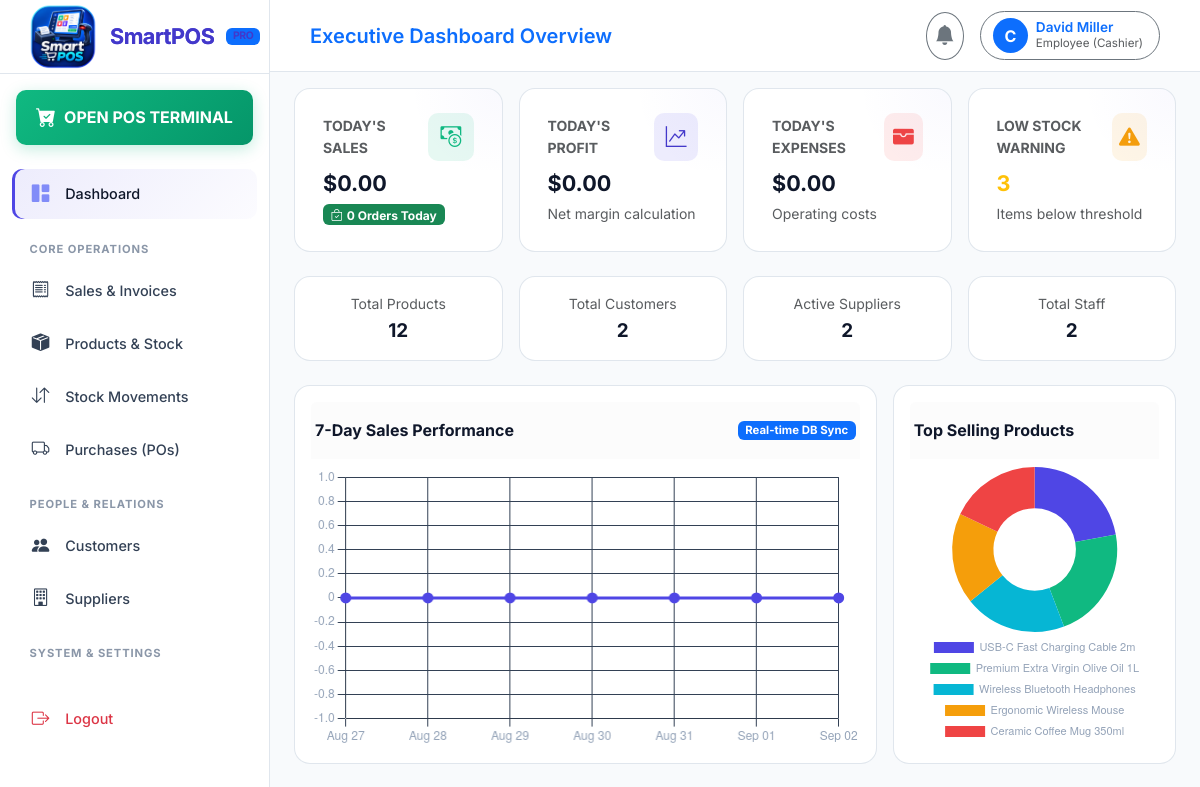
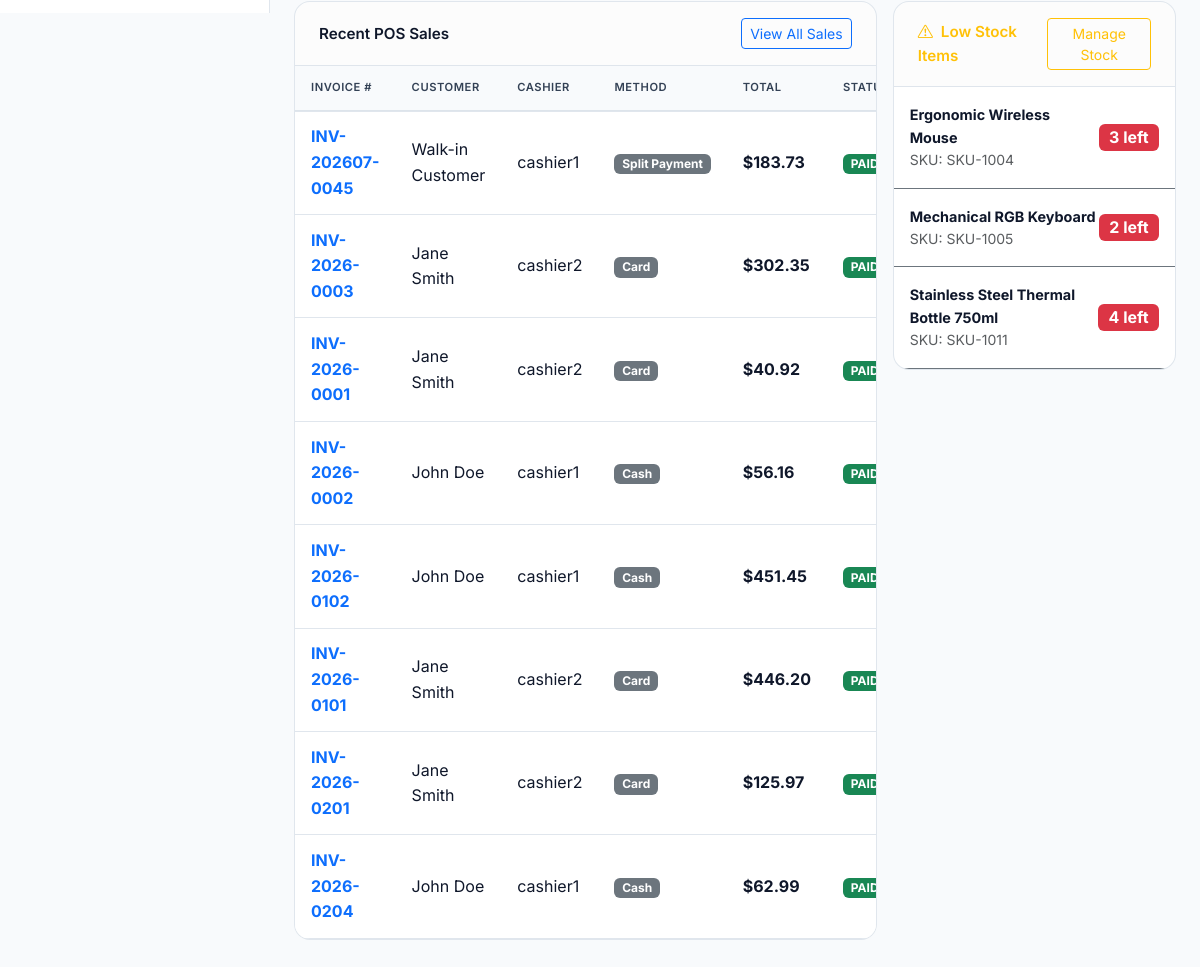
The page /dashboard/ (signed in) on the database as committed earlier (2 pictures, top to bottom).
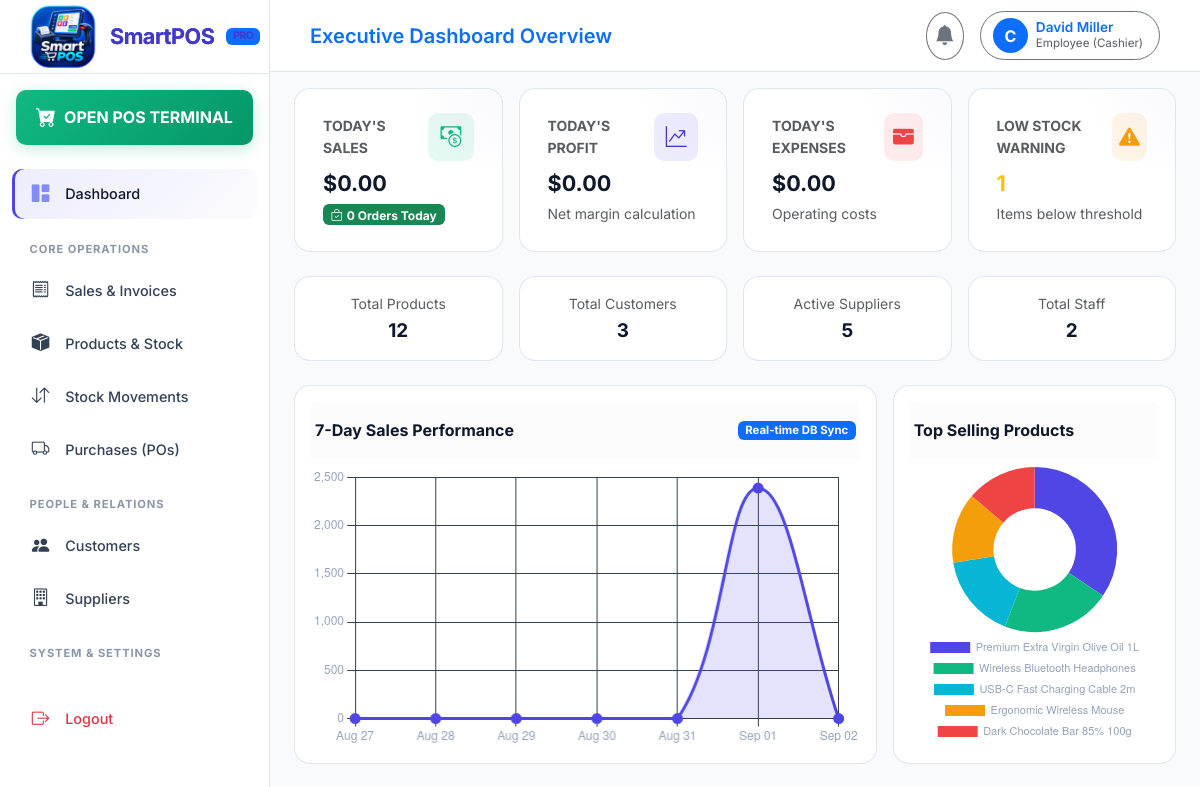
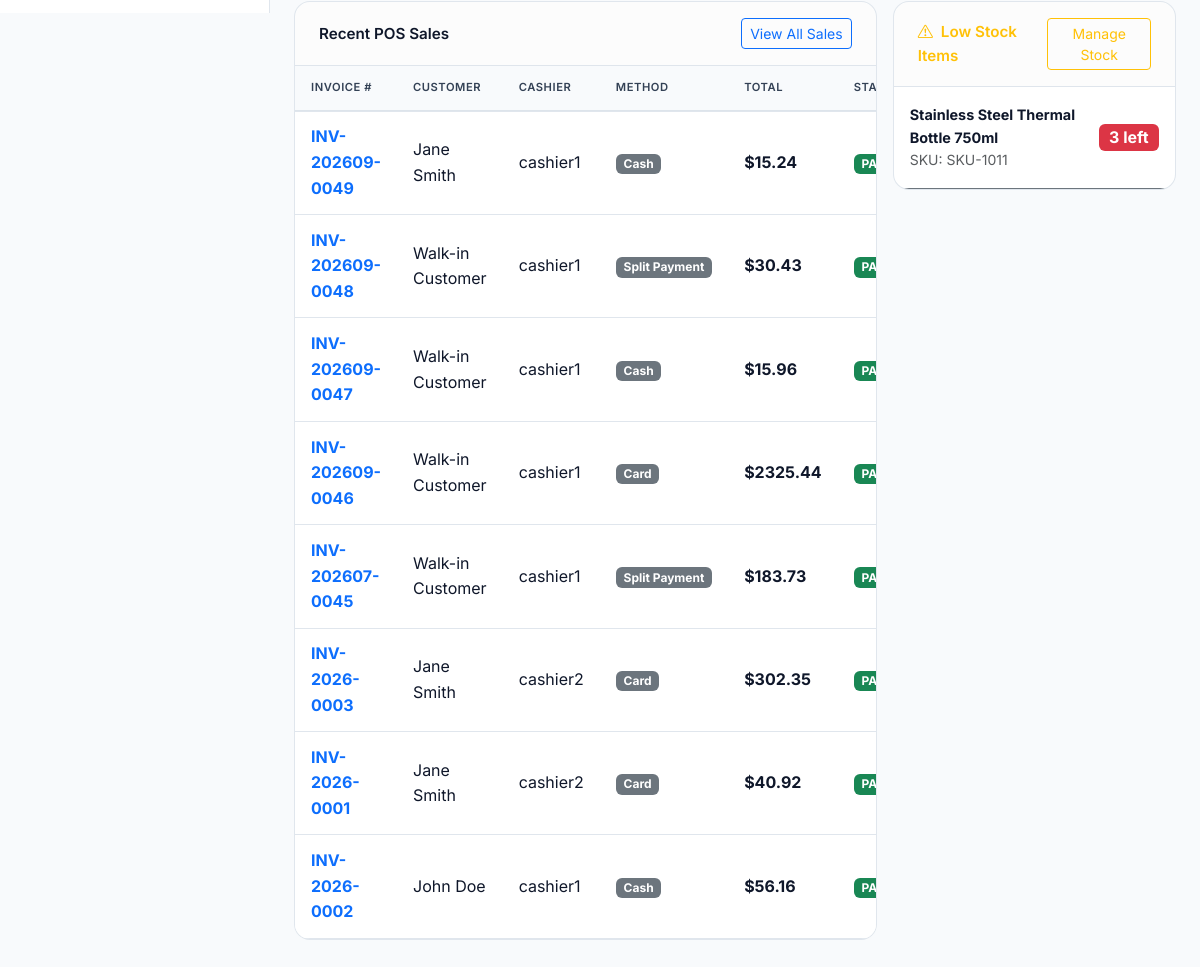
The same page on the database as committed later (2 pictures, top to bottom).
### sales/models.py (models this page shows, shortened)
class Sale(models.Model):
    METHOD_CASH = 'CASH'
    METHOD_CARD = 'CARD'
    METHOD_SPLIT = 'SPLIT'
    PAYMENT_METHOD_CHOICES = [
        (METHOD_CASH, 'Cash'),
        (METHOD_CARD, 'Card'),
        (METHOD_SPLIT, 'Split Payment'),
    ]
    STATUS_PAID = 'PAID'
    STATUS_PARTIAL = 'PARTIAL'
    STATUS_UNPAID = 'UNPAID'
    STATUS_REFUNDED = 'REFUNDED'
    PAYMENT_STATUS_CHOICES = [
        (STATUS_PAID, 'Paid'),
        (STATUS_PARTIAL, 'Partial'),
        (STATUS_UNPAID, 'Unpaid'),
        (STATUS_REFUNDED, 'Refunded'),
    ]
    business = models.ForeignKey('authentication.Business', on_delete=models.CASCADE, related_name='sales')
    branch = models.ForeignKey('branches.Branch', on_delete=models.SET_NULL, null=True, blank=True, related_name='sales')
    customer = models.ForeignKey('customers.Customer', on_delete=models.SET_NULL, null=True, blank=True, related_name='sales')
    cashier = models.ForeignKey(settings.AUTH_USER_MODEL, on_delete=models.SET_NULL, null=True, blank=True, related_name='processed_sales')
    coupon = models.ForeignKey(Coupon, on_delete=models.SET_NULL, null=True, blank=True, related_name='sales')
    invoice_number = models.CharField(max_length=100, unique=True)
    total_amount = models.DecimalField(max_digits=12, decimal_places=2, default=0.00)
    tax_amount = models.DecimalField(max_digits=12, decimal_places=2, default=0.00)
    discount_amount = models.DecimalField(max_digits=12, decimal_places=2, default=0.00)
    paid_amount = models.DecimalField(max_digits=12, decimal_places=2, default=0.00)
    change_amount = models.DecimalField(max_digits=12, decimal_places=2, default=0.00)
    payment_method = models.CharField(max_length=20, choices=PAYMENT_METHOD_CHOICES, default=METHOD_CASH)
    payment_status = models.CharField(max_length=20, choices=PAYMENT_STATUS_CHOICES, default=STATUS_PAID)
    status = models.BooleanField(default=True)
    created_at = models.DateTimeField(auto_now_add=True)
    updated_at = models.DateTimeField(auto_now=True)

### authentication/models.py (models this page shows, shortened)
class User(AbstractUser):
    ROLE_SUPER_ADMIN = 'SUPER_ADMIN'
    ROLE_ADMIN = 'ADMIN'
    ROLE_EMPLOYEE = 'EMPLOYEE'
    ROLE_CUSTOMER = 'CUSTOMER'
    ROLE_CHOICES = [
        (ROLE_SUPER_ADMIN, 'Super Admin'),
        (ROLE_ADMIN, 'Admin (Business Owner)'),
        (ROLE_EMPLOYEE, 'Employee (Cashier)'),
        (ROLE_CUSTOMER, 'Customer'),
    ]
    role = models.CharField(max_length=20, choices=ROLE_CHOICES, default=ROLE_EMPLOYEE)
    business = models.ForeignKey(Business, on_delete=models.CASCADE, null=True, blank=True, related_name='users')
    branch = models.ForeignKey('branches.Branch', on_delete=models.SET_NULL, null=True, blank=True, related_name='users')
    phone = models.CharField(max_length=30, blank=True, null=True)
    profile_picture = models.ImageField(upload_to='profile_pics/', null=True, blank=True)
    status = models.BooleanField(default=True)
    created_at = models.DateTimeField(auto_now_add=True)
    updated_at = models.DateTimeField(auto_now=True)
    def is_super_admin(self):
        return self.role == self.ROLE_SUPER_ADMIN or self.is_superuser
    def is_admin(self):
        return self.role in [self.ROLE_ADMIN, self.ROLE_SUPER_ADMIN] or self.is_superuser

### customers/models.py (models this page shows, shortened)
class Customer(models.Model):
    business = models.ForeignKey('authentication.Business', on_delete=models.CASCADE, related_name='customers')
    user = models.ForeignKey(settings.AUTH_USER_MODEL, on_delete=models.SET_NULL, null=True, blank=True, related_name='customer_profile')
    name = models.CharField(max_length=150)
    phone = models.CharField(max_length=50)
    email = models.EmailField(blank=True, null=True)
    address = models.TextField(blank=True, null=True)
    reward_points = models.IntegerField(default=0)
    wallet_balance = models.DecimalField(max_digits=12, decimal_places=2, default=0.00)
    outstanding_balance = models.DecimalField(max_digits=12, decimal_places=2, default=0.00)
    status = models.BooleanField(default=True)
    created_at = models.DateTimeField(auto_now_add=True)
    updated_at = models.DateTimeField(auto_now=True)

### products/models.py (models this page shows, shortened)
class Product(models.Model):
    business = models.ForeignKey('authentication.Business', on_delete=models.CASCADE, related_name='products')
    category = models.ForeignKey(Category, on_delete=models.CASCADE, related_name='products')
    brand = models.ForeignKey(Brand, on_delete=models.SET_NULL, null=True, blank=True, related_name='products')
    supplier = models.ForeignKey('suppliers.Supplier', on_delete=models.SET_NULL, null=True, blank=True, related_name='products')
    name = models.CharField(max_length=200)
    barcode = models.CharField(max_length=100, unique=True)
    sku = models.CharField(max_length=100, unique=True)
    purchase_price = models.DecimalField(max_digits=12, decimal_places=2, default=0.00)
    selling_price = models.DecimalField(max_digits=12, decimal_places=2, default=0.00)
    tax_rate = models.DecimalField(max_digits=5, decimal_places=2, default=0.00)  # percentage
    discount_rate = models.DecimalField(max_digits=5, decimal_places=2, default=0.00) # percentage
    stock_quantity = models.IntegerField(default=0)
    min_stock_level = models.IntegerField(default=5)
    description = models.TextField(blank=True, null=True)
    image = models.ImageField(upload_to='products/', null=True, blank=True)
    status = models.BooleanField(default=True)
    created_at = models.DateTimeField(auto_now_add=True)
    updated_at = models.DateTimeField(auto_now=True)

### dashboard/views.py (the view)
# urls.py: path('', views.dashboard_view, name='dashboard'),
@login_required
def dashboard_view(request):
    user = request.user
    business = getattr(user, 'business', None)
    today = timezone.now().date()
    start_of_week = today - datetime.timedelta(days=today.weekday())
    start_of_month = today.replace(day=1)
    sales_qs = Sale.objects.filter(business=business) if business else Sale.objects.all()
    purchases_qs = Purchase.objects.filter(business=business) if business else Purchase.objects.all()
    expenses_qs = Expense.objects.filter(business=business) if business else Expense.objects.all()
    products_qs = Product.objects.filter(business=business) if business else Product.objects.all()
    customers_qs = Customer.objects.filter(business=business) if business else Customer.objects.all()
    suppliers_qs = Supplier.objects.filter(business=business) if business else Supplier.objects.all()
    todays_sales_val = sales_qs.filter(created_at__date=today).aggregate(total=Sum('total_amount'))['total'] or Decimal('0.00')
    todays_orders_cnt = sales_qs.filter(created_at__date=today).count()
    todays_expenses_val = expenses_qs.filter(expense_date=today).aggregate(total=Sum('amount'))['total'] or Decimal('0.00')
    today_items = SaleItem.objects.filter(sale__in=sales_qs.filter(created_at__date=today))
    today_cogs = sum(item.quantity * item.product.purchase_price for item in today_items)
    todays_profit_val = todays_sales_val - Decimal(str(today_cogs)) - todays_expenses_val
    total_products_cnt = products_qs.count()
    low_stock_cnt = products_qs.filter(stock_quantity__lte=F('min_stock_level')).count()
    total_customers_cnt = customers_qs.count()
    total_suppliers_cnt = suppliers_qs.count()
    total_employees_cnt = EmployeeProfile.objects.filter(business=business).count() if business else 0
    recent_orders = sales_qs.order_by('-created_at')[:8]
    recent_purchases = purchases_qs.order_by('-created_at')[:5]
    low_stock_products = products_qs.filter(stock_quantity__lte=F('min_stock_level'))[:6]
    chart_dates = []
    chart_sales_data = []
    for i in range(6, -1, -1):
        day_date = today - datetime.timedelta(days=i)
        chart_dates.append(day_date.strftime('%b %d'))
        day_total = sales_qs.filter(created_at__date=day_date).aggregate(total=Sum('total_amount'))['total'] or 0
        chart_sales_data.append(float(day_total))
    top_products_qs = SaleItem.objects.filter(sale__in=sales_qs)\
        .values('product__name')\
        .annotate(total_sold=Sum('quantity'))\
        .order_by('-total_sold')[:5]
    top_prod_labels = [p['product__name'] for p in top_products_qs]
    top_prod_data = [p['total_sold'] for p in top_products_qs]
    context = {
        'todays_sales': todays_sales_val,
        'todays_orders': todays_orders_cnt,
        'todays_profit': todays_profit_val,
        'todays_expenses': todays_expenses_val,
        'total_products': total_products_cnt,
        'low_stock_count': low_stock_cnt,
        'total_customers': total_customers_cnt,
        'total_suppliers': total_suppliers_cnt,
        'total_employees': total_employees_cnt,
        'recent_orders': recent_orders,
        'recent_purchases': recent_purchases,
        'low_stock_products': low_stock_products,
        'chart_dates': chart_dates,
        'chart_sales_data': chart_sales_data,
        'top_prod_labels': top_prod_labels,
        'top_prod_data': top_prod_data,
    }
    return render(request, 'dashboard/index.html', context)

### templates/dashboard/index.html (shortened to what the changed rows need)
{% extends 'base.html' %}
{% block content %}
<div class="row g-3 mb-4">
    <div class="col-xl-3 col-sm-6">
        <div class="stat-card">
            <div class="d-flex justify-content-between align-items-center mb-2">
                <span class="text-muted small fw-bold text-uppercase">Low Stock Warning</span>
                <div class="stat-icon warning"><i class="bi bi-exclamation-triangle-fill"></i></div>
            </div>
            <h3 class="fw-bold text-warning mb-1">{{ low_stock_count }}</h3>
            <span class="text-muted small">Items below threshold</span>
        </div>
    </div>
</div>
<div class="row g-3 mb-4">
    <div class="col-md-3 col-6">
        <div class="p-3 card-custom text-center">
            <div class="text-muted small mb-1">Total Customers</div>
            <h4 class="fw-bold text-light m-0">{{ total_customers }}</h4>
        </div>
    </div>
    <div class="col-md-3 col-6">
        <div class="p-3 card-custom text-center">
            <div class="text-muted small mb-1">Active Suppliers</div>
            <h4 class="fw-bold text-light m-0">{{ total_suppliers }}</h4>
        </div>
    </div>
</div>
<div class="row g-3 mb-4">
    <div class="col-lg-8">
        <div class="card card-custom h-100 p-3">
            <div style="height: 280px;">
                <canvas id="salesTrendChart"></canvas>
            </div>
        </div>
    </div>
    <div class="col-lg-4">
        <div class="card card-custom h-100 p-3">
            <div style="height: 280px;" class="d-flex align-items-center justify-content-center">
                <canvas id="topProductsChart"></canvas>
            </div>
        </div>
    </div>
</div>
<div class="row g-3">
    <div class="col-lg-8">
        <div class="card card-custom">
            <div class="table-responsive">
                <table class="table table-custom mb-0 align-middle">
                    <thead>
                        <tr>
                            <th>Invoice #</th>
                            <th>Customer</th>
                            <th>Cashier</th>
                            <th>Method</th>
                            <th>Total</th>
                            <th>Status</th>
                        </tr>
                    </thead>
                    <tbody>
                        {% for sale in recent_orders %}
                        <tr>
                            <td class="fw-bold text-primary">{{ sale.invoice_number }}</td>
                            <td>{{ sale.customer.name|default:"Walk-in Customer" }}</td>
                            <td>{{ sale.cashier.username|default:"System" }}</td>
                            <td><span class="badge bg-secondary">{{ sale.get_payment_method_display }}</span></td>
                            <td class="fw-bold text-light">{{ currency_symbol }}{{ sale.total_amount|floatformat:2 }}</td>
                            <td><span class="badge bg-success">PAID</span></td>
                        </tr>
                        {% empty %}
                        <tr>
                            <td colspan="6" class="text-center text-muted py-4">No recent sales found</td>
                        </tr>
                        {% endfor %}
                    </tbody>
                </table>
            </div>
        </div>
    </div>
    <div class="col-lg-4">
        <div class="card card-custom">
            <ul class="list-group list-group-flush bg-transparent">
                {% for prod in low_stock_products %}
                <li class="list-group-flush border-bottom border-secondary p-3 d-flex justify-content-between align-items-center bg-transparent">
                    <div>
                        <div class="fw-bold text-light" style="font-size: 0.9rem;">{{ prod.name }}</div>
                        <div class="text-muted small">SKU: {{ prod.sku }}</div>
                    </div>
                    <span class="badge bg-danger fs-6">{{ prod.stock_quantity }} left</span>
                </li>
                {% empty %}
                <li class="p-4 text-center text-muted">All product stocks are healthy!</li>
                {% endfor %}
            </ul>
        </div>
    </div>
</div>
{% endblock %}
{% block extra_js %}
<script>
    // Chart 1: Sales Trend Line Chart
    const ctxTrend = document.getElementById('salesTrendChart').getContext('2d');
    new Chart(ctxTrend, {
        type: 'line',
        data: {
            labels: {{ chart_dates|safe }},
            datasets: [{
                label: 'Sales ({{ currency_symbol }})',
                data: {{ chart_sales_data|safe }},
                borderColor: '#4f46e5',
                backgroundColor: 'rgba(79, 70, 229, 0.15)',
                borderWidth: 3,
                fill: true,
                tension: 0.4,
                pointRadius: 4,
                pointBackgroundColor: '#4f46e5'
            }]
        },
        options: {
            responsive: true,
            maintainAspectRatio: false,
            plugins: { legend: { display: false } },
            scales: {
                x: { grid: { color: '#334155' }, ticks: { color: '#94a3b8' } },
                y: { grid: { color: '#334155' }, ticks: { color: '#94a3b8' } }
            }
        }
    });
    // Chart 2: Top Products Donut Chart
    const ctxTop = document.getElementById('topProductsChart').getContext('2d');
    new Chart(ctxTop, {
        type: 'doughnut',
        data: {
            labels: {{ top_prod_labels|safe }},
            datasets: [{
                data: {{ top_prod_data|safe }},
                backgroundColor: ['#4f46e5', '#10b981', '#06b6d4', '#f59e0b', '#ef4444'],
                borderWidth: 0
            }]
        },
        options: {
            responsive: true,
            maintainAspectRatio: false,
            plugins: {
                legend: {
                    position: 'bottom',
                    labels: { color: '#94a3b8', font: { size: 11 } }
                }
            }
        }
    });
</script>
{% endblock %}

Rows that differ between the two databases and show on the page:
no longer on this page (row unchanged): Sale: invoice_number "INV-2026-0102", customer.name "John Doe", cashier.username "cashier1", payment_method "Cash", currency_symbol "$", total_amount "451.45"
no longer on this page (row unchanged): Sale: invoice_number "INV-2026-0101", customer.name "Jane Smith", cashier.username "cashier2", payment_method "Card", currency_symbol "$", total_amount "446.20"
no longer on this page (row unchanged): Sale: invoice_number "INV-2026-0201", customer.name "Jane Smith", cashier.username "cashier2", payment_method "Card", currency_symbol "$", total_amount "125.97"
no longer on this page (row unchanged): Sale: invoice_number "INV-2026-0204", customer.name "John Doe", cashier.username "cashier1", payment_method "Cash", currency_symbol "$", total_amount "62.99"
no longer on this page (row edited): Product: name "Ergonomic Wireless Mouse", sku "SKU-1004", stock_quantity "3"
no longer on this page (row edited): Product: name "Mechanical RGB Keyboard", sku "SKU-1005", stock_quantity "2"
added Sale: invoice_number "INV-202609-0049", customer.name "Jane Smith", cashier.username "cashier1", payment_method "Cash", currency_symbol "$", total_amount "15.24"
added Sale: invoice_number "INV-202609-0048", customer.name "Walk-in Customer", cashier.username "cashier1", payment_method "Split Payment", currency_symbol "$", total_amount "30.43"
added Sale: invoice_number "INV-202609-0047", customer.name "Walk-in Customer", cashier.username "cashier1", payment_method "Cash", currency_symbol "$", total_amount "15.96"
added Sale: invoice_number "INV-202609-0046", customer.name "Walk-in Customer", cashier.username "cashier1", payment_method "Card", currency_symbol "$", total_amount "2325.44"
changed Product "Stainless Steel Thermal Bottle 750ml": stock_quantity "4" → "3"
Other text that changed with them:
{{ low_stock_count }}: "3" → "1"
{{ total_customers }}: "2" → "3"
{{ total_suppliers }}: "2" → "5"
chart data {{ chart_sales_data|safe }}: [0.0, 0.0, 0.0, 0.0, 0.0, 0.0, 0.0] → [0.0, 0.0, 0.0, 0.0, 0.0, 2387.0675, 0.0]
chart data {{ top_prod_labels|safe }}: ['USB-C Fast Charging Cable 2m', 'Premium Extra Virgin Olive Oil 1L', 'Wireless Bluetooth Headphones', 'Ergonomic Wireless Mouse', 'Ceramic Coffee Mug 350ml'] → ['Premium Extra Virgin Olive Oil 1L', 'Wireless Bluetooth Headphones', 'USB-C Fast Charging Cable 2m', 'Ergonomic Wireless Mouse', 'Dark Chocolate Bar 85% 100g']
chart data {{ top_prod_data|safe }}: [21, 21, 19, 17, 17] → [50, 31, 24, 20, 20]
